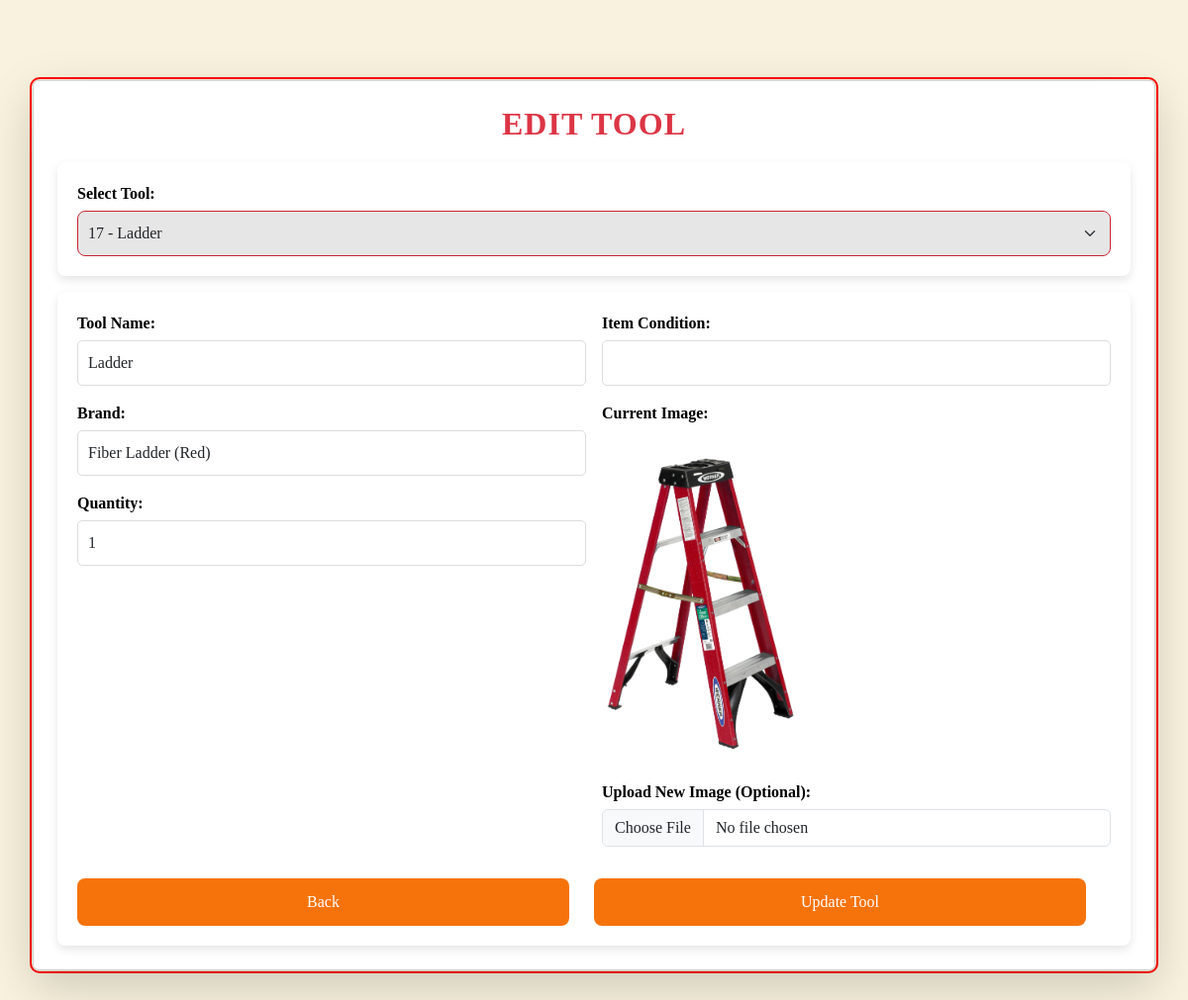
The app's page /edit_tools.php?tool_id=17 (signed in) with its own data.
### tables this page shows
CREATE TABLE `tools` (
  `id` int(11) NOT NULL,
  `tool_name` varchar(255) NOT NULL,
  `brand` varchar(100) NOT NULL,
  `image` varchar(255) DEFAULT NULL,
  `quantity` int(11) NOT NULL CHECK (`quantity` >= 0),
  `item_condition` varchar(255) DEFAULT NULL,
  `status` enum('Available','Borrowed') DEFAULT 'Available'
);

### edit_tools.php (the view, shortened to what this page needs)
<?php
include 'db.php';
$query = "SELECT * FROM tools";
$result = mysqli_query($conn, $query);
$tools = [];
while ($row = mysqli_fetch_assoc($result)) {
    $tools[] = $row;
}
$selected_tool = null;
if (isset($_GET['tool_id'])) {
    $tool_id = $_GET['tool_id'];
    $query = "SELECT * FROM tools WHERE id = ?";
    $stmt = $conn->prepare($query);
    $stmt->bind_param("i", $tool_id);
    $stmt->execute();
    $selected_tool = $stmt->get_result()->fetch_assoc();
}
?>
<!DOCTYPE html>
<html lang="en">
<head>
    <link rel="stylesheet" href="https://cdn.jsdelivr.net/npm/bootstrap@5.3.0/dist/css/bootstrap.min.css">
    <link rel="stylesheet" href="tools.css">
</head>
<body>
    <div class="container d-flex justify-content-center mt-5">
        <div class="form-container w-100">
            <div class="card shadow-lg p-4">
                <h2 class="text-center text-danger">EDIT TOOL</h2>
                <form method="GET" action="edit_tools.php" class="mb-3">
                    <label for="tool_id" class="form-label">Select Tool:</label>
                    <select name="tool_id" id="tool_id" class="form-select" required onchange="this.form.submit()">
                        <?php foreach ($tools as $tool) : ?>
                            <option value="<?= $tool['id']; ?>" <?= isset($selected_tool) && $selected_tool['id'] == $tool['id'] ? 'selected' : ''; ?>>
                                <?= $tool['id'] . ' - ' . $tool['tool_name']; ?>
                            </option>
                        <?php endforeach; ?>
                    </select>
                </form>
                <?php if ($selected_tool) : ?>
                    <form method="POST" enctype="multipart/form-data">
                        <div class="row g-3">
                            <div class="col-md-6">
                                <div class="mb-3">
                                    <label class="form-label">Tool Name:</label>
                                    <input type="text" name="tool_name" class="form-control"
                                        value="<?= htmlspecialchars($selected_tool['tool_name']); ?>" required>
                                </div>
                                <div class="mb-3">
                                    <label class="form-label">Brand:</label>
                                    <input type="text" name="brand" class="form-control"
                                        value="<?= htmlspecialchars($selected_tool['brand']); ?>" required>
                                </div>
                                <div class="mb-3">
                                    <label class="form-label">Quantity:</label>
                                    <input type="number" name="quantity" class="form-control"
                                        value="<?= htmlspecialchars($selected_tool['quantity']); ?>" min="1" required>
                                </div>
                            </div>
                            <div class="col-md-6">
                                <div class="mb-3">
                                    <label class="form-label">Item Condition:</label>
                                    <input type="text" name="item_condition" class="form-control"
                                        value="<?= htmlspecialchars($selected_tool['item_condition'] ?? ''); ?>">
                                </div>
                                <div class="mb-3">
                                    <label class="form-label">Current Image:</label><br>
                                    <?php if (!empty($selected_tool['image']) && file_exists($selected_tool['image'])) : ?>
                                        <img src="<?= htmlspecialchars($selected_tool['image']); ?>" alt="Tool Image"
                                            class="img-fluid mb-2" width="200">
                                    <?php else : ?>
                                        <p class="text-muted">No Image Available</p>
                                    <?php endif; ?>
                                </div>
                                <div class="mb-3">
                                    <label class="form-label">Upload New Image (Optional):</label>
                                    <input type="file" name="image" class="form-control" accept="image/*">
                                </div>
                            </div>
                        </div>
                        <div class="d-flex justify-content-between mt-3">
                            <a href="tools.php" class="btn btn-secondary">Back</a>
                            <button type="submit" class="btn btn-secondary">Update Tool</button>
                        </div>
                    </form>
                <?php endif; ?>
            </div>
        </div>
    </div>
</body>
</html>

### tools.css (style rules this page uses)
body { font-family: 'Baskerville Old Face'; background-color: #f8f2de !important; padding: 20px; color: #333; }
.container { max-width: 1500px; margin: 0 auto; padding: 10px; }
h2 { text-align: center; font-size: 2em; color: #000000; margin-bottom: 20px; letter-spacing: 1px; text-transform: uppercase; font-weight: bold; }
.form-select:last-child { margin-right: 0; }
.form-select { padding: 10px; border-radius: 8px; border: 1px solid #C82333; transition: 0.3s ease; background-color: #e7e6e6; background-clip: padding-box; }
form { background-color: white; padding: 20px; border-radius: 8px; box-shadow: 0 4px 10px rgba(0, 0, 0, 0.1); }
form label { font-size: 1.1em; margin-bottom: 8px; display: block; color: #333; }
form input[type="text"], form input[type="number"], form input[type="date"] { width: 100%; padding: 10px; margin-bottom: 15px; border-radius: 5px; border: 1px solid #ddd; font-size: 1em; box-sizing: border-box; }
form button { background-color: #007bff; color: white; padding: 12px 20px; border-radius: 5px; border: none; cursor: pointer; font-size: 1.1em; margin-right: 10px; transition: background-color 0.3s; }
.btn-secondary { background-color: #f6730b !important; padding: 12px; font-size: 16px; width: 100%; border-radius: 8px; transition: 0.3s ease; margin-right: 25px; border: none; }
.form-label { font-size: 16px; font-weight: bold; margin-bottom: 5px; display: block; color: #000000; }

### edit_tools.php (style rules this page uses)
.form-container { border: 2px solid red; border-radius: 10px; padding: 1px; }

### records on screen
tools: tool_name "Ladder", brand "Fiber Ladder (Red)", quantity "1", image (picture)

### other values on screen
form field tool_id "17 - Ladder"
